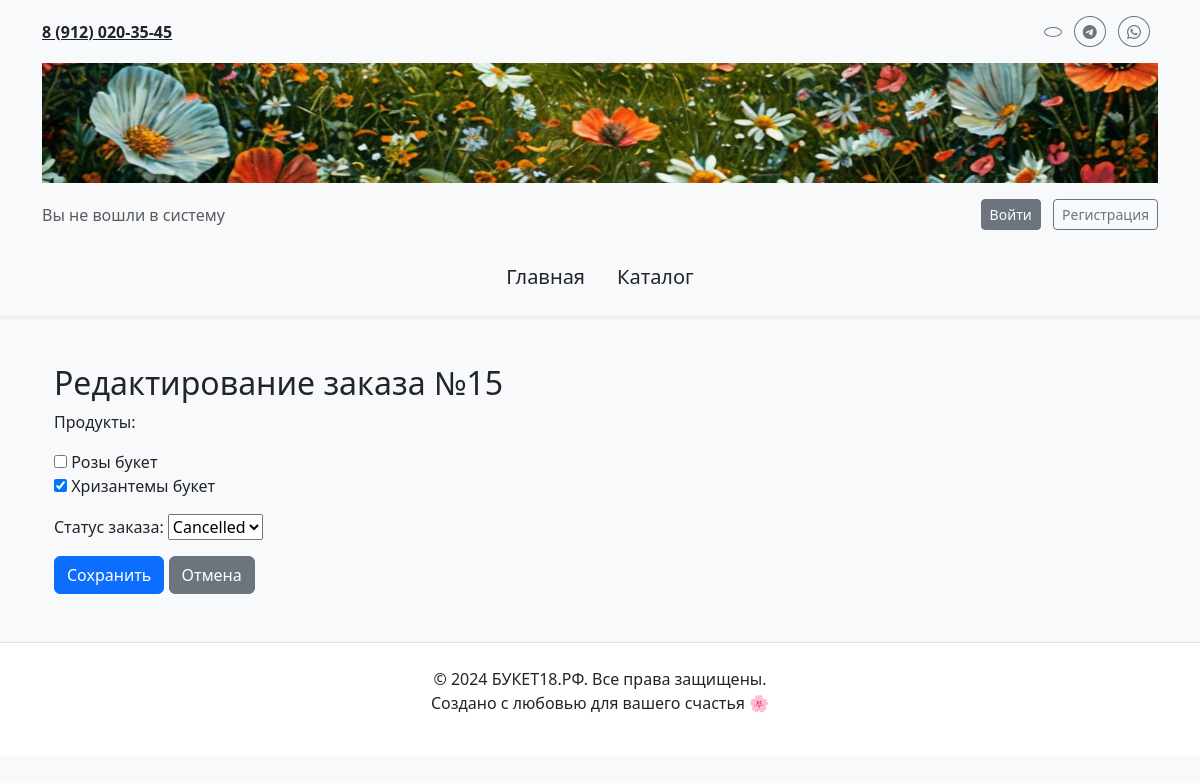
Page /edit_order/15/ on the earlier database version.
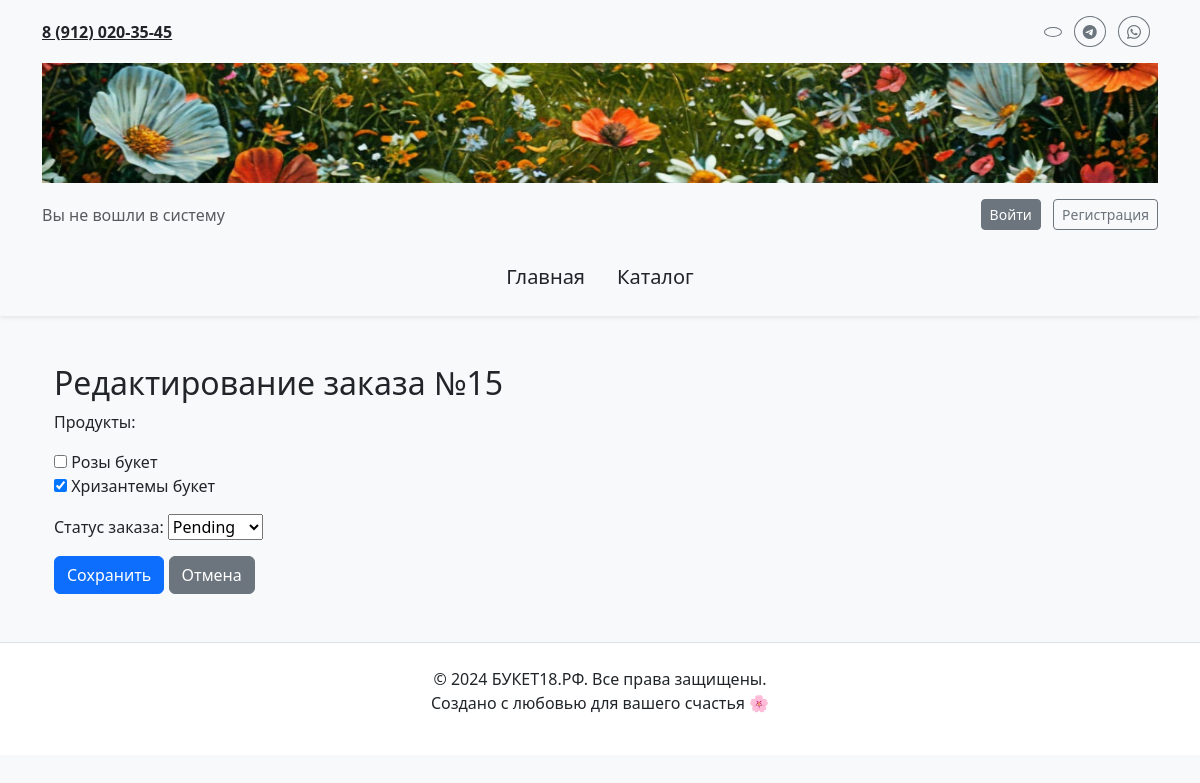
Same page on the later database version.
### main/models.py (models this page shows, shortened)
class Order(models.Model):
    STATUS_CHOICES = [
        ('PENDING', 'Pending'),
        ('SHIPPED', 'Shipped'),
        ('DELIVERED', 'Delivered'),
        ('CANCELLED', 'Cancelled'),
    ]
    id = models.AutoField(primary_key=True)
    user = models.ForeignKey(User, on_delete=models.CASCADE, related_name='orders', blank=True, null=True)
    customer = models.ForeignKey(Customer, on_delete=models.CASCADE, related_name='orders', blank=True, null=True)  # Новое поле
    products = models.ManyToManyField(Product, related_name='orders')
    status = models.CharField(max_length=20, choices=STATUS_CHOICES, default='PENDING')
    delivery_address = models.CharField(max_length=255, blank=True, null=True)
    created_at = models.DateTimeField(auto_now_add=True)
    class Meta:
        verbose_name = "Заказ"
        verbose_name_plural = "Заказы"

### main/views.py (the view)
# urls.py: path('edit_order/<int:order_id>/', views.edit_order, name='edit_order'),
def edit_order(request, order_id):
    order = get_object_or_404(Order, pk=order_id)
    if request.method == 'POST':
        form = OrderForm(request.POST, instance=order)
        if form.is_valid():
            form.save()
            return redirect('order_list')
    else:
        form = OrderForm(instance=order)
    return render(request, 'main/edit_order.html', {'form': form, 'order': order})

### main/forms.py
class OrderForm(forms.ModelForm):
    class Meta:
        model = Order
        fields = ['products', 'status']  # Не включаем 'user' в форму
        widgets = {
            'products': forms.CheckboxSelectMultiple(),
            'status': forms.Select(),
        }
        labels = {
            'products': 'Продукты',
            'status': 'Статус заказа',
        }

### main/models.py (called while the page is built)
    def __str__(self):
        return self.name

### main/templates/main/edit_order.html (shortened to what this page needs)
{% extends 'main/layoute.html' %}
{% block content %}
<div class="container my-5">
    <h2>Редактирование заказа №{{ order.id }}</h2>
    <form method="post">
        {{ form.as_p }}
        <button type="submit" class="btn btn-primary">Сохранить</button>
        <a href="{% url 'order_list' %}" class="btn btn-secondary">Отмена</a>
    </form>
</div>
{% endblock %}

Differences in the rows shown:
changed Order id 15: status "Cancelled" → "Pending"
